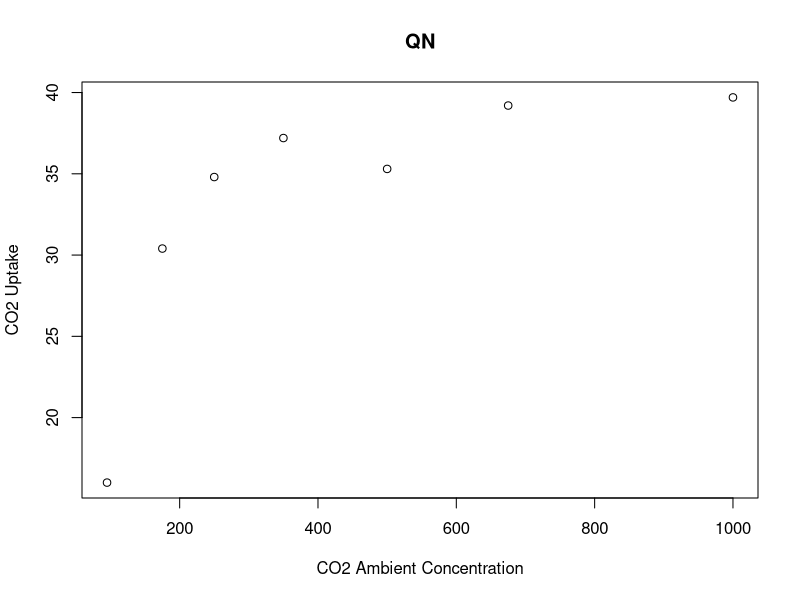
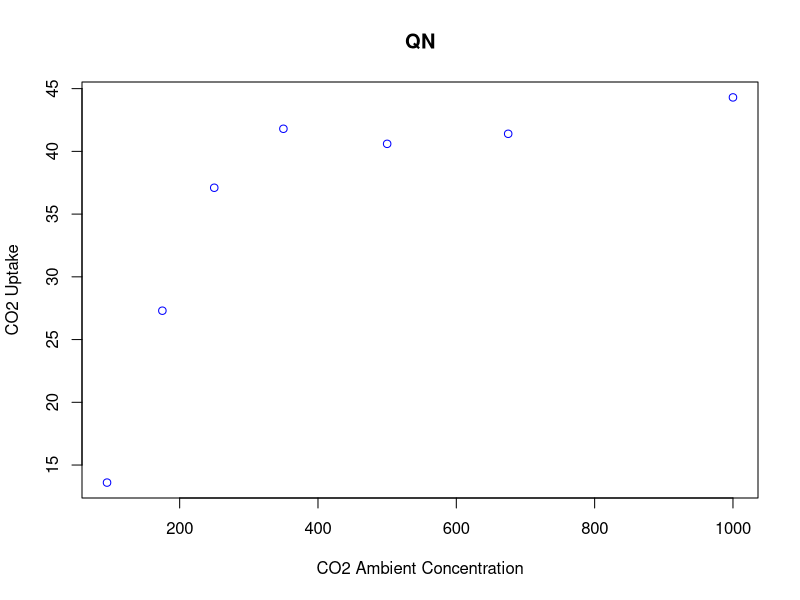
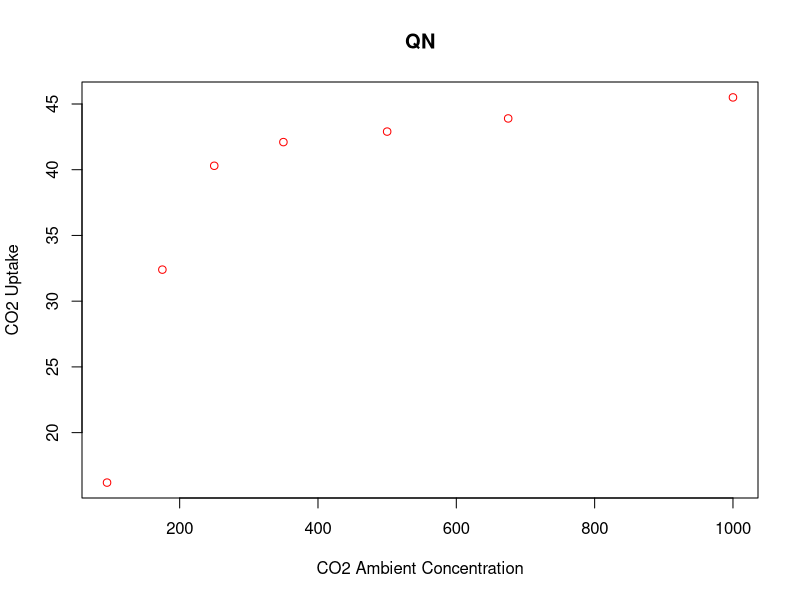
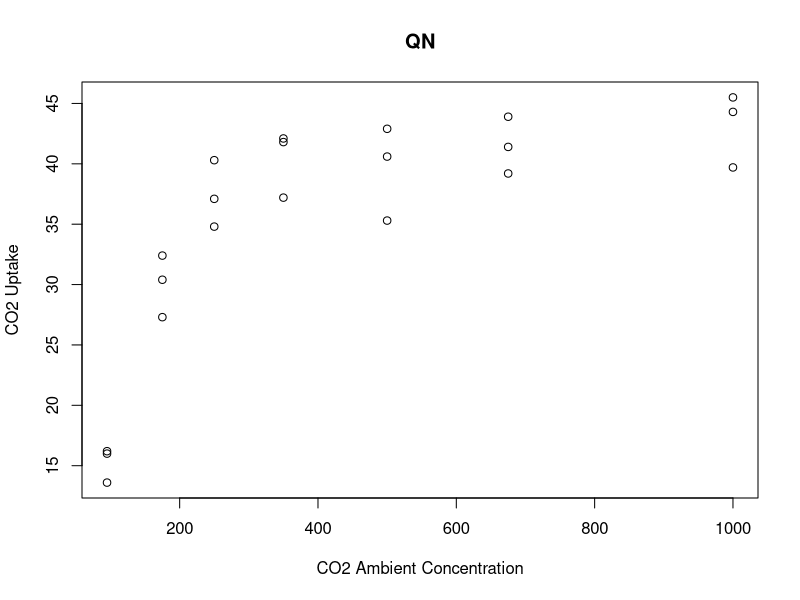
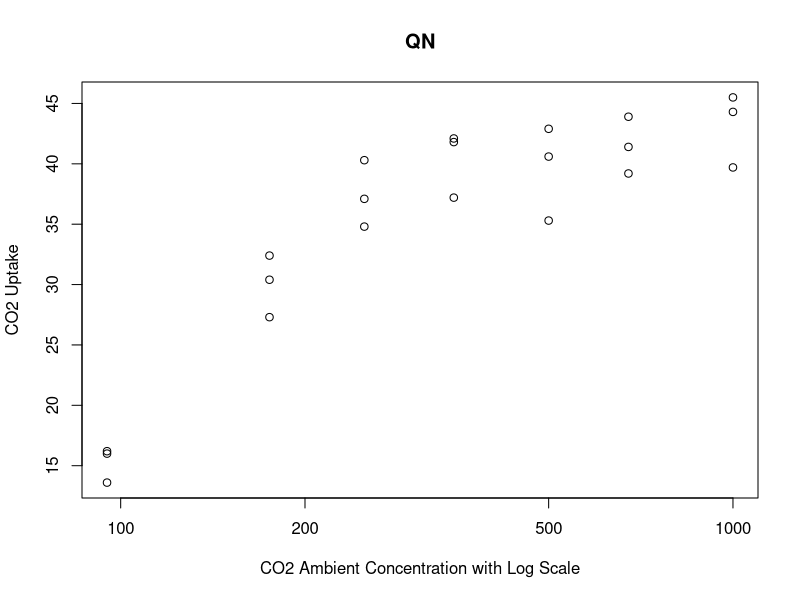
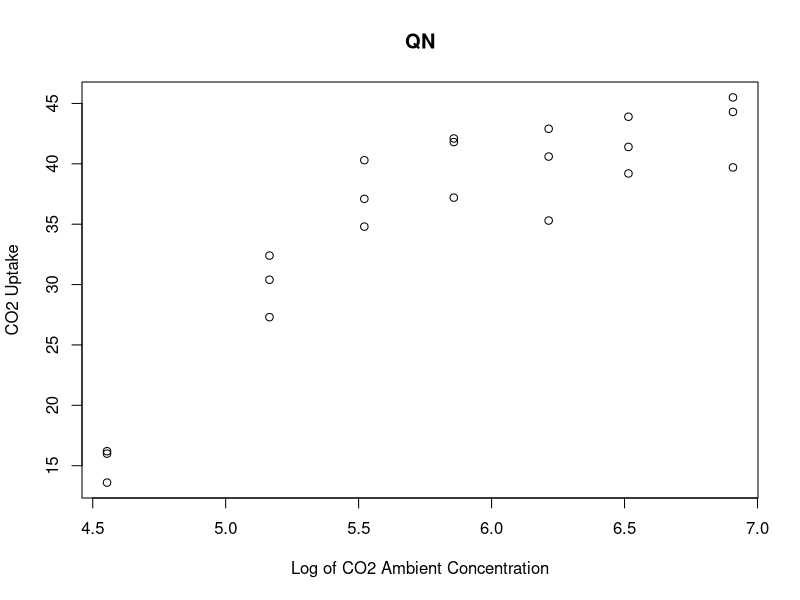
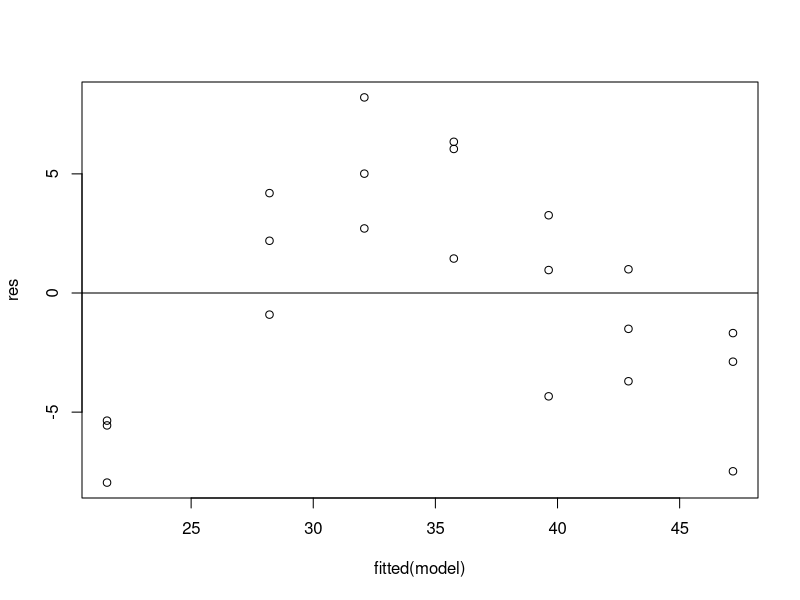
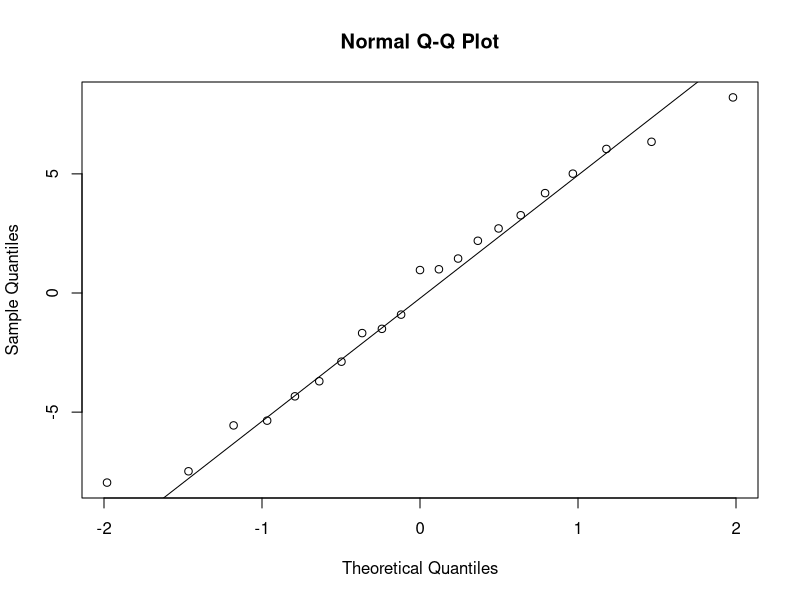

Source code (R) for these figures, in order: (Note: this script raises an error after producing the figures.)
# Ming Creekmore 
# Class: Statistics for Bioinformatics
# Professor: Dr. Babbitt
# file: Unit1b.R
# Purpose: Analyzing the data of the CO2 built-in R dataset


# make a new folder structure for graphs
# CO2_graphs is the big folder that will hold folders of different groups of data
folder_name <- "CO2_graphs"
outpath <- file.path(getwd(), folder_name)
# file to write to
dir.create(outpath)
setwd(outpath)
file.create("output.txt")
filename <- file(file.path(outpath, "output.txt"))
sink(filename)

# This is a function that performs linear regression and residual plots on the data
# @name the name of the inner folder to create and the base name to give to the saved plots
# c1 c2, c3 c4, c5 c6 are the 3 groups of column ranges to get the data from
plant_regression <- function(name, c1, c2, c3, c4, c5, c6) {

    # making a folder to save all the charts made
    innerpath <- file.path(outpath, name)
    dir.create(innerpath)
    setwd(innerpath)

    # Plotting 3 separate graphs for each plant in CO2 dataset.
    # For specified columns
    # Plot of CO2 ambience concentration vs. CO2 uptake
    x <- CO2$conc[c1:c2]
    QN1 <- CO2$uptake[c1:c2]
    QN2 <- CO2$uptake[c3:c4]
    QN3 <- CO2$uptake[c5:c6]
    jpeg(paste(name,"1.jpeg"))
    plot(QN1~x, pch = 1, col = "black", xlab="CO2 Ambient Concentration", ylab="CO2 Uptake", main=name)
    dev.off()
    jpeg(paste(name,"2.jpeg"))
    plot(QN2~x, pch = 1, col = "blue", xlab="CO2 Ambient Concentration", ylab="CO2 Uptake", main=name)
    dev.off()
    jpeg(paste(name,"3.jpeg"))
    plot(QN3~x, pch = 1, col = "red", xlab="CO2 Ambient Concentration", ylab="CO2 Uptake", main=name)
    dev.off()

    # Plotting a graph with all plant data together
    new_x <- c(CO2$conc[c1:c2],CO2$conc[c3:c4],CO2$conc[c5:c6])
    QN <- c(CO2$uptake[c1:c2],CO2$uptake[c3:c4],CO2$uptake[c5:c6])
    jpeg(paste(name,"_all.jpeg"))
    plot(QN~new_x, pch = 1, col = "black", xlab="CO2 Ambient Concentration", ylab="CO2 Uptake", main=name)
    dev.off()

    # This was kind of cool, you can change the scales to be log based
    # But doesn't actually change the values
    jpeg(paste(name,"_log_scale.jpeg"))
    plot(QN~new_x, pch = 1, col = "black", log='x', xlab="CO2 Ambient Concentration with Log Scale", ylab="CO2 Uptake", main=name)
    dev.off()

    # Attempt Linearizing data by taking the log of the x-axis
    log_x <- log(new_x)
    jpeg(paste(name,"_log.jpeg"))
    plot(QN~log_x, pch = 1, col = "black", xlab="Log of CO2 Ambient Concentration", ylab="CO2 Uptake", main=name)
    dev.off()
    data <- data.frame(conc=log_x, uptake=QN)

    # doing linear regression
    model <-lm(data$uptake~data$conc)
    # printing model summary to file
    print(summary(model))
    # checking if residuals are normally distributed
    res <- resid(model)
    jpeg(paste(name,"_resid.jpeg"))
    plot(fitted(model),res)
    abline(0,0)
    dev.off()
    # another test for residuals
    jpeg(paste(name,"_qqnorm.jpeg"))
    qqnorm(res)
    qqline(res)
    dev.off()

    # go back to outer folder
    setwd(outpath)
    return(data.frame(conc=new_x,uptake=QN))

    # #shows outliers
    # boxplot(data$uptake)
    # boxplot(data$uptake)$out
    # data_no_out <- subset(data, !data$uptake%in%boxplot(data$uptake)$out)
    # jpeg(paste(name,"_no_outliers.jpeg"))
    # plot(data_no_out, pch = 1, col = "black")
    # dev.off()

}

# QN = Quebec nonchilled
QN = plant_regression("QN", 1,7,8,14,15,21)
# QC = Quebec Chilled
QC = plant_regression("QC", 22,28,29,35,36,42)
# MN = Mississippi Nonchilled
MN = plant_regression("MN", 43,49,50,56,57,63)
# MC = Mississippi Chilled
MC = plant_regression("MC", 64,70,71,77,78,84)

# performing 2 sample kolmogorov-smirnov test
print(ks.test(QN$uptake, QC$uptake))
print(ks.test(MN$uptake, MC$uptake))
print(ks.test(QN$uptake, MN$uptake))
print(ks.test(QC$uptake, MC$uptake))

# Perform two-way annova on whether plant type and treatment cause 
# different CO2 uptake
two_way <- aov(uptake ~ Type + Treatment, data = CO2)
print(summary(two_way))

# get row data for concentration type
# @start is the row to start on (assuming we start on first 7 rows)
#     Will get every row data with the concentration type as the specified row (every 7th row)
make_concentration_vectors <- function(start) {
    conc_v = vector()
    count = start
    concentration = CO2$conc[start]
    for(i in 1:12) {
        # print(count)
        conc_v <- c(conc_v, CO2$uptake[count])
        count = count+7
    }
    jpeg(paste(file.path(getwd(), concentration), ".jpeg"))
    hist(conc_v, main=paste("CO2 uptake for concentration", concentration), xlab = "CO2 uptake")
    dev.off()
    return(conc_v)
}

# Making histograms for each concentration type
innerpath <- file.path(outpath, "Concentration_Histograms")
dir.create(innerpath)
setwd(innerpath)
# print(getwd())
conc1 = make_concentration_vectors(1)
conc2 = make_concentration_vectors(2)
conc3 = make_concentration_vectors(3)
conc4 = make_concentration_vectors(4)
conc5 = make_concentration_vectors(5)
conc6 = make_concentration_vectors(6)
conc7 = make_concentration_vectors(7)
jpeg("all.jpeg")
hist(CO2$uptake, main="CO2 uptake for concentration")
dev.off()
jpeg("QN.jpeg")
hist(QN$uptake, main="QN")
dev.off()
jpeg("QC.jpeg")
hist(QC$uptake, main="QC")
dev.off()
jpeg("MN.jpeg")
hist(MN$uptake, main="MN")
dev.off()
jpeg("MC.jpeg")
hist(MC$uptake, main="MC")
dev.off()
setwd(outpath)

########################
# Random Forest ML
########################
library('ggplot2')
library('randomForest')

# new folder
innerpath <- file.path(outpath, "Random_Forest")
dir.create(innerpath)
setwd(innerpath)

ggplot(CO2, aes(uptake, conc, color = Type:Treatment)) + 
    geom_point() + labs(title = "All Data Scatterplot")
ggsave("scatter_all.jpeg")

new_d <- data.frame(CO2)
new_d$combined <- as.factor(paste(new_d$Type, new_d$Treatment))

# Dividing between training data and testing data
train <- data.frame(matrix(ncol=5, nrow=0))
colnames(train) <- c('Plant', 'Type', 'Treatment', 'conc', 'uptake')
test <- data.frame(matrix(ncol=5, nrow=0))
colnames(test) <- c('Plant', 'Type', 'Treatment', 'conc', 'uptake')

count = 1
for(i in 1:21){
    train <- rbind(train, new_d[c(count,(count+1)), ])
    test <- rbind(test, new_d[c((count+2),(count+3)), ])
    count = count + 4
}

# Random Forest
model <- randomForest(combined~conc+uptake, train, ntree = 500)
predict <- predict(model, test, probability = FALSE, decision.values = TRUE)
plot1 <- ggplot(train, aes(uptake, conc, color = combined)) + geom_point() + ggtitle("Training Data Scatterplot")
ggsave("train_scatter.jpeg")
plot2 <- ggplot(test, aes(uptake, conc, color = combined)) + geom_point() + ggtitle("Test Actual Scatterplot")
ggsave("test_actual.jpeg")
plot3 <- ggplot(test, aes(uptake, conc, color = predict)) + geom_point() + ggtitle("Test Predict Scatterplot")
ggsave("test_predict.jpeg")
print(summary(model))

correct = 0
count = 1
for(i in 1:42) {
    if(test$combined[i] == predict[i]) {
        correct = correct + 1
    }
    count = count + 1
}
accuracy = correct/(count-1)
print(paste("Accuacy: ", accuracy))

setwd(outpath)
sink()
close(filename)
print("I'm done")